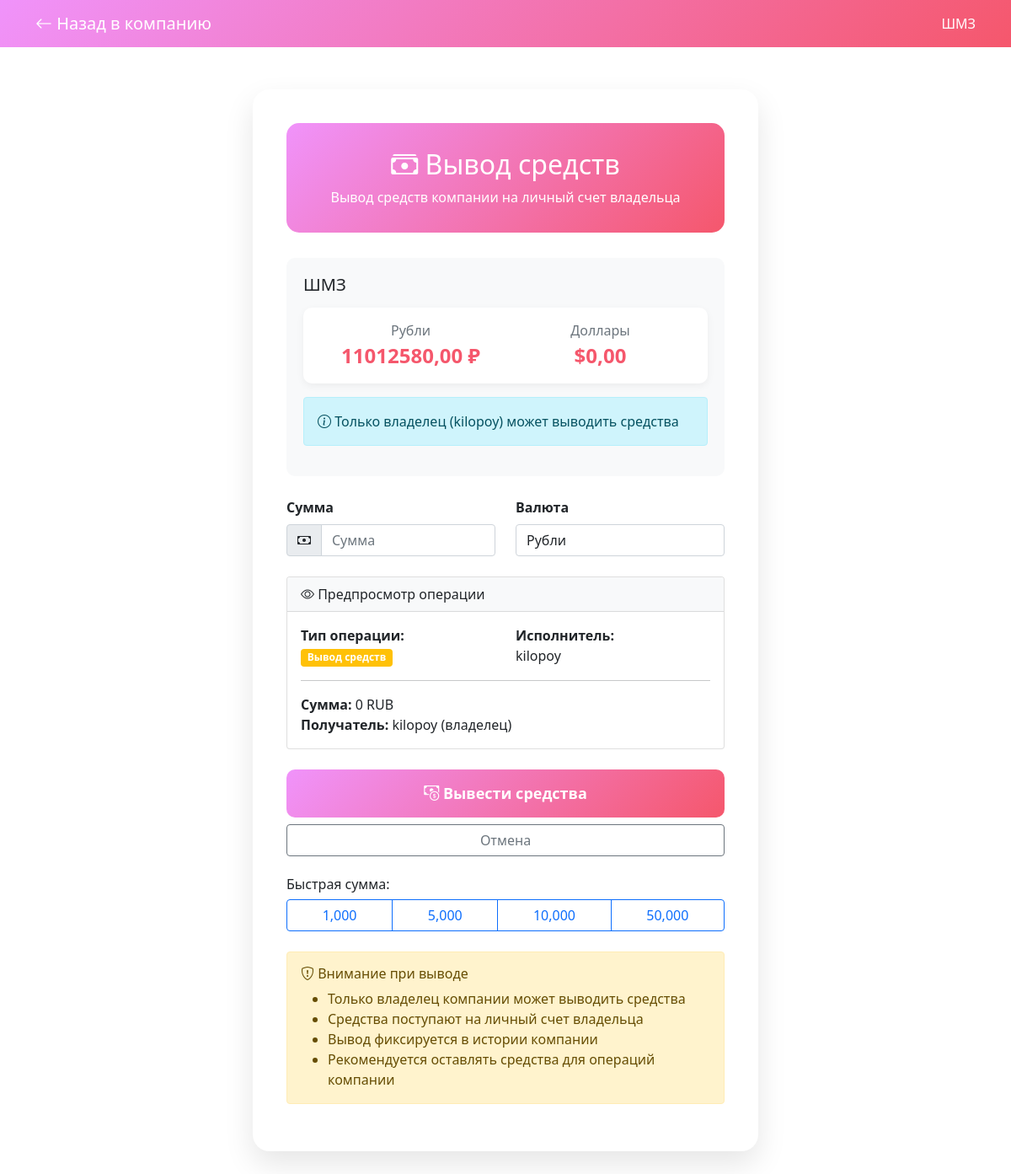
/company/1002/withdraw/ (signed in), run on the app's committed database.
### core/models.py (models this page shows, shortened)
class Company(models.Model):
    owner = models.ForeignKey(User, on_delete=models.CASCADE, related_name='companies_owned')
    name = models.CharField(max_length=100)
    description = models.TextField(blank=True)
    balance_rub = models.DecimalField(max_digits=20, decimal_places=2, default=0.00)
    balance_usd = models.DecimalField(max_digits=20, decimal_places=2, default=0.00)
    created_at = models.DateTimeField(auto_now_add=True)
    members = models.ManyToManyField(User, related_name='companies', blank=True)

### core/views.py (the view)
# urls.py: path('company/<int:company_id>/withdraw/', views.company_withdraw, name='company_withdraw'),
@login_required
def company_withdraw(request, company_id):
    company = get_object_or_404(Company, id=company_id)
    if request.user != company.owner:
        messages.error(request, 'Только владелец может выводить средства!')
        return redirect('company_dashboard', company_id=company_id)
    if request.method == 'POST':
        form = CompanyWithdrawForm(request.POST)
        if form.is_valid():
            try:
                with db_transaction.atomic():
                    amount = form.cleaned_data['amount']
                    currency = form.cleaned_data['currency']
                    if currency == 'RUB':
                        if company.balance_rub < amount:
                            messages.error(request, 'Недостаточно рублей на счету компании!')
                            return redirect('company_withdraw', company_id=company_id)
                        company.balance_rub -= amount
                        request.user.profile.balance_rub += amount
                    else:  # USD
                        if company.balance_usd < amount:
                            messages.error(request, 'Недостаточно долларов на счету компании!')
                            return redirect('company_withdraw', company_id=company_id)
                        company.balance_usd -= amount
                        request.user.profile.balance_usd += amount
                    company.save()
                    request.user.profile.save()
                    Transaction.objects.create(
                        from_user=request.user,
                        company=company,
                        amount=amount,
                        currency=currency,
                        transaction_type='company_withdraw',
                        description=f'Вывод средств владельцем'
                    )
                    messages.success(request, f'Выведено {amount} {currency} на личный счет!')
                    return redirect('company_dashboard', company_id=company_id)
            except Exception as e:
                messages.error(request, f'Ошибка при выводе средств: {str(e)}')
    else:
        form = CompanyWithdrawForm()
    return render(request, 'core/company_manage.html', {
        'form': form,
        'company': company,
        'action': 'withdraw'
    })

### core/forms.py
class CompanyWithdrawForm(forms.Form):
    amount = forms.DecimalField(
        max_digits=15,
        decimal_places=2,
        min_value=0.01,
        widget=forms.NumberInput(attrs={
            'class': 'form-control',
            'placeholder': 'Сумма'
        })
    )
    currency = forms.ChoiceField(
        choices=[('RUB', 'Рубли'), ('USD', 'Доллары')],
        widget=forms.Select(attrs={'class': 'form-control'})
    )

### core/templates/core/company_manage.html (shortened to what this page needs)
<!DOCTYPE html>
<html lang="ru">
<head>
    <link href="https://cdn.jsdelivr.net/npm/bootstrap@5.1.3/dist/css/bootstrap.min.css" rel="stylesheet">
    <link rel="stylesheet" href="https://cdn.jsdelivr.net/npm/bootstrap-icons@1.8.1/font/bootstrap-icons.css">
</head>
<body>
    <nav class="navbar navbar-dark" style="background: {% if action == 'transfer' %}linear-gradient(135deg, #42e695 0%, #3bb2b8 100%){% else %}linear-gradient(135deg, #f093fb 0%, #f5576c 100%){% endif %};">
        <div class="container">
            <a class="navbar-brand" href="{% url 'company_dashboard' company.id %}">
                <i class="bi bi-arrow-left"></i> Назад в компанию
            </a>
            <span class="navbar-text text-white">
                {{ company.name }}
            </span>
        </div>
    </nav>
    <div class="container">
        <div class="manage-container">
            <div class="header-card">
                <h2>
                    {% if action == 'transfer' %}
                        <i class="bi bi-send-check"></i> Перевод от компании
                    {% else %}
                        <i class="bi bi-cash-stack"></i> Вывод средств
                    {% endif %}
                </h2>
                <p class="mb-0">
                    {% if action == 'transfer' %}
                        Перевод средств от имени компании любому пользователю
                    {% else %}
                        Вывод средств компании на личный счет владельца
                    {% endif %}
                </p>
            </div>
            <div class="company-info">
                <h5>{{ company.name }}</h5>
                <div class="balance-display">
                    <div class="balance-item">
                        <div class="text-muted">Рубли</div>
                        <div class="balance-value">{{ company.balance_rub|floatformat:2 }} ₽</div>
                    </div>
                    <div class="balance-item">
                        <div class="text-muted">Доллары</div>
                        <div class="balance-value">${{ company.balance_usd|floatformat:2 }}</div>
                    </div>
                </div>
                {% if action == 'withdraw' %}
                    <div class="alert alert-info mt-3">
                        <i class="bi bi-info-circle"></i>
                        Только владелец ({{ company.owner.username }}) может выводить средства
                    </div>
                {% endif %}
            </div>
            <form method="post">
                <div class="row mb-4">
                    <div class="col-md-6">
                        <label class="form-label fw-bold">Сумма</label>
                        <div class="input-group">
                            <span class="input-group-text"><i class="bi bi-cash"></i></span>
                            {{ form.amount }}
                        </div>
                    </div>
                    <div class="col-md-6">
                        <label class="form-label fw-bold">Валюта</label>
                        {{ form.currency }}
                    </div>
                </div>
                <div class="card mb-4">
                    <div class="card-header bg-light">
                        <i class="bi bi-eye"></i> Предпросмотр операции
                    </div>
                    <div class="card-body">
                        <div class="row">
                            <div class="col-md-6">
                                <strong>Тип операции:</strong><br>
                                {% if action == 'transfer' %}
                                    <span class="badge bg-success">Перевод от компании</span>
                                {% else %}
                                    <span class="badge bg-warning">Вывод средств</span>
                                {% endif %}
                            </div>
                            <div class="col-md-6">
                                <strong>Исполнитель:</strong><br>
                                {{ request.user.username }}
                            </div>
                        </div>
                        <hr>
                        <div id="previewAmount">
                            <strong>Сумма:</strong> <span id="previewAmountValue">0</span> <span id="previewCurrency">RUB</span>
                        </div>
                        {% if action == 'transfer' %}
                            <div id="previewReceiver">
                                <strong>Получатель ID:</strong> <span id="previewReceiverValue">-</span>
                            </div>
                        {% else %}
                            <div>
                                <strong>Получатель:</strong> {{ request.user.username }} (владелец)
                            </div>
                        {% endif %}
                    </div>
                </div>
                <div class="d-grid gap-2">
                    <button type="submit" class="btn-action">
                        {% if action == 'transfer' %}
                            <i class="bi bi-send-check"></i> Выполнить перевод
                        {% else %}
                            <i class="bi bi-cash-coin"></i> Вывести средства
                        {% endif %}
                    </button>
                    <a href="{% url 'company_dashboard' company.id %}" class="btn btn-outline-secondary">
                        Отмена
                    </a>
                </div>
            </form>
            <div class="mt-4">
                <h6>Быстрая сумма:</h6>
                <div class="btn-group w-100" role="group">
                    <button type="button" class="btn btn-outline-primary" onclick="setAmount(1000)">1,000</button>
                    <button type="button" class="btn btn-outline-primary" onclick="setAmount(5000)">5,000</button>
                    <button type="button" class="btn btn-outline-primary" onclick="setAmount(10000)">10,000</button>
                    <button type="button" class="btn btn-outline-primary" onclick="setAmount(50000)">50,000</button>
                </div>
            </div>
            <div class="alert alert-{% if action == 'transfer' %}info{% else %}warning{% endif %} mt-4">
                <h6><i class="bi bi-{% if action == 'transfer' %}info-circle{% else %}shield-exclamation{% endif %}"></i>
                    {% if action == 'transfer' %}
                        Информация о переводе
                    {% else %}
                        Внимание при выводе
                    {% endif %}
                </h6>
                <ul class="mb-0">
                    {% if action == 'transfer' %}
                        <li>Перевод осуществляется от имени компании</li>
                        <li>Средства списываются со счета компании</li>
                        <li>Получатель видит компанию как отправителя</li>
                        <li>Все переводы фиксируются в истории компании</li>
                        <li>Нет ограничений на сумму перевода</li>
                    {% else %}
                        <li>Только владелец компании может выводить средства</li>
                        <li>Средства поступают на личный счет владельца</li>
                        <li>Вывод фиксируется в истории компании</li>
                        <li>Рекомендуется оставлять средства для операций компании</li>
                    {% endif %}
                </ul>
            </div>
        </div>
    </div>
</body>
</html>

### data on the page
Company: name "ШМЗ", balance_rub "11012580,00", balance_usd "0,00", owner.username "kilopoy"

### other printed values
{{ request.user.username }} "kilopoy"
